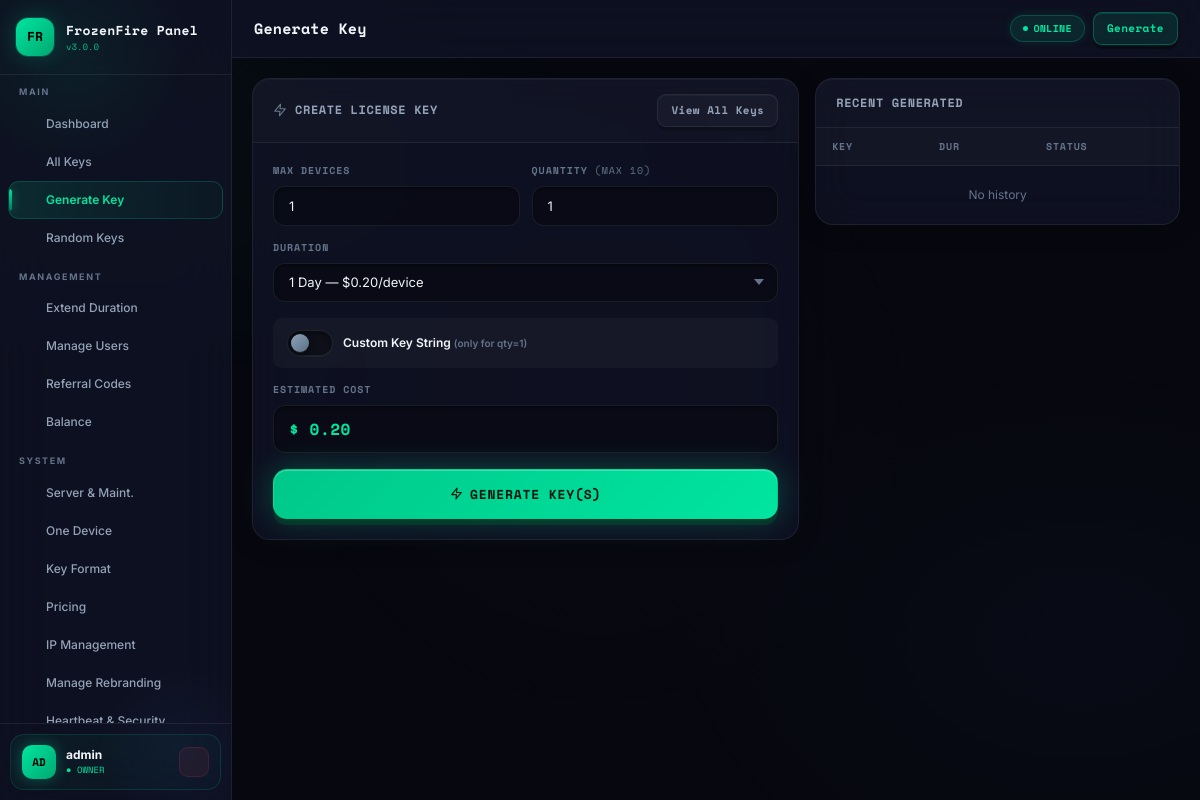
The app's page /generate.php (signed in) with its own data.
### tables this page shows
CREATE TABLE IF NOT EXISTS `panel_settings` (
  `id`         int(11)      NOT NULL AUTO_INCREMENT,
  `skey`       varchar(100) NOT NULL,
  `svalue`     text         DEFAULT NULL,
  `updated_at` datetime     NOT NULL DEFAULT CURRENT_TIMESTAMP ON UPDATE CURRENT_TIMESTAMP,
  PRIMARY KEY (`id`),
  UNIQUE KEY `skey` (`skey`)
);

### app/Config/db.php (called while the page is built, shortened)
<?php
class DB {
    private static ?DB $inst = null;
    private PDO $pdo;
    private function __construct() {
        $dsn = 'mysql:host='.DB_HOST.';dbname='.DB_NAME.';charset='.DB_CHARSET;
        try {
            $this->pdo = new PDO($dsn, DB_USER, DB_PASS, [
                PDO::ATTR_ERRMODE            => PDO::ERRMODE_EXCEPTION,
                PDO::ATTR_DEFAULT_FETCH_MODE => PDO::FETCH_OBJ,
                PDO::ATTR_EMULATE_PREPARES   => false,
            ]);
        } catch (PDOException $e) {
            http_response_code(500);
            die(json_encode(['ok'=>false,'msg'=>'DB connection failed']));
        }
    }
    public static function i(): self {
        if (!self::$inst) self::$inst = new self();
        return self::$inst;
    }
    public function q(string $sql, array $p = []): PDOStatement {
        $s = $this->pdo->prepare($sql);
        $s->execute($p);
        return $s;
    }
    public function one(string $sql, array $p = []): ?object {
        return $this->q($sql,$p)->fetch() ?: null;
    }
    public function all(string $sql, array $p = []): array {
        return $this->q($sql,$p)->fetchAll();
    }
}
function db(): DB { return DB::i(); }

### app/Helpers/security.php (called while the page is built, shortened)
<?php
require_once dirname(__DIR__).'/Config/db.php';
function getSetting(string $key, string $def=''): string {
    $r = db()->one("SELECT svalue FROM panel_settings WHERE skey=?",[$key]);
    return $r ? ($r->svalue ?? $def) : $def;
}

### generate.php (the view, shortened to what this page needs)
<?php
$pageTitle = 'Generate Key';
$activeNav = 'generate';
require_once __DIR__.'/app/Views/Layout/header.php';
$oneDevMode = getSetting('one_device_mode','0') === '1';
$maxCap     = max(1,(int)getSetting('max_devices_cap','10'));
$prices    = db()->all("SELECT * FROM prices ORDER BY hours ASC");
$genHistory= db()->all("SELECT * FROM keys_code WHERE registrator=? ORDER BY created_at DESC LIMIT 8",[$uname]);
?>
<div class="g-left">
  <div class="card">
    <div class="card-h">
      <span class="ct">
        <svg viewBox="0 0 24 24" width="14" height="14" stroke="currentColor" fill="none" stroke-width="2"><polygon points="13 2 3 14 12 14 11 22 21 10 12 10 13 2"/></svg>
        Create License Key
      </span>
      <a href="/keys.php" class="btn btn-ghost btn-sm">View All Keys</a>
    </div>
    <div class="card-b">
      <form method="POST" id="genForm">
        <div class="g2" style="gap:12px">
          <div class="fg" style="margin:0 0 14px">
            <label class="fl">Max Devices <?= $oneDevMode?'<span style="color:var(--warn)">(Locked: 1)</span>':'' ?></label>
            <input class="fi" type="number" name="max_devices" id="maxDevices" value="1" min="1" max="<?= $oneDevMode?'1':$maxCap ?>" <?= $oneDevMode?'readonly style="opacity:.5"':'' ?> oninput="updateEst()">
          </div>
          <?php if($ulevel <= 2): ?>
          <?php if($ulevel<=2): ?>
          <div class="fg" style="margin:0 0 14px">
            <label class="fl">Quantity <span style="color:var(--muted);font-weight:400">(Max 10)</span></label>
            <input class="fi" type="number" name="qty" id="qtyInp" value="1" min="1" max="10" oninput="updateEst()">
          </div>
          <?php else: ?>
          <input type="hidden" name="qty" value="1">
          <?php endif; ?>
          <?php else: ?>
          <input type="hidden" name="qty" id="qtyInp" value="1">
          <?php endif; ?>
        </div>
        <div class="fg">
          <label class="fl">Duration</label>
          <select class="fi" name="duration" id="durationSel" onchange="updateEst()">
            <?php foreach($prices as $pr): ?>
            <option value="<?= htmlspecialchars($pr->duration) ?>" data-price="<?= $pr->price ?>"><?= htmlspecialchars($pr->duration) ?> — $<?= $pr->price ?>/device</option>
            <?php endforeach; ?>
          </select>
        </div>
        <div style="padding:12px 14px;background:rgba(255,255,255,.03);border:1px solid var(--border);border-radius:9px;margin-bottom:14px;display:flex;align-items:center;justify-content:space-between">
          <div style="display:flex;align-items:center;gap:10px">
            <label class="tog"><input type="checkbox" id="custTog" name="is_custom" value="1" onchange="toggleCustom()"><span class="togsl"></span></label>
            <span style="font-size:12px;font-weight:600">Custom Key String <span style="color:var(--muted);font-size:10px">(only for qty=1)</span></span>
          </div>
        </div>
        <div class="fg">
          <label class="fl">Estimated Cost</label>
          <input class="fi fi-mono" id="estimation" readonly style="color:var(--acc);font-weight:800;font-size:16px">
        </div>
        <button type="submit" class="btn btn-acc btn-full">
          <svg viewBox="0 0 24 24" width="14" height="14" stroke="currentColor" fill="none" stroke-width="2"><polygon points="13 2 3 14 12 14 11 22 21 10 12 10 13 2"/></svg>
          GENERATE KEY(S)
        </button>
      </form>
    </div>
  </div>
  <div>
    <div class="card">
      <div class="card-h"><span class="ct">Recent Generated</span></div>
      <div class="tw"><table>
        <thead><tr><th>Key</th><th>Dur</th><th>Status</th></tr></thead>
        <tbody>
          <?php if(empty($genHistory)): ?>
          <tr><td colspan="3" style="text-align:center;padding:20px;color:var(--muted)">No history</td></tr>
          <?php else: foreach($genHistory as $h):
            $exp=$h->expired_date && strtotime($h->expired_date)<time();
          ?>
          <tr>
            <td>
              <div style="display:flex;align-items:center;gap:6px">
                <code style="font-size:10px"><?= substr(htmlspecialchars($h->user_key),0,14) ?>...</code>
                <button class="btn btn-ghost btn-xs" onclick="copyText('<?= htmlspecialchars($h->user_key) ?>','Key')" title="Copy">
                  <svg viewBox="0 0 24 24" width="10" height="10" stroke="currentColor" fill="none" stroke-width="2"><rect x="9" y="9" width="13" height="13" rx="2"/><path d="M5 15H4a2 2 0 0 1-2-2V4a2 2 0 0 1 2-2h9a2 2 0 0 1 2 2v1"/></svg>
                </button>
              </div>
            </td>
            <td style="font-family:var(--mono)"><?php $hh=(int)$h->duration; echo $hh<24?"{$hh}H":round($hh/24)."D"; ?></td>
            <td><?php
              if(!$h->status) echo '<span class="bx b-ban">Blocked</span>';
              elseif($exp) echo '<span class="bx b-exp">Expired</span>';
              elseif(!$h->device_count) echo '<span class="bx b-unused">Unused</span>';
              else echo '<span class="bx b-active">Active</span>';
            ?></td>
          </tr>
          <?php endforeach; endif; ?>
        </tbody>
      </table></div>
    </div>
  </div>
</div>
<?php require_once __DIR__.'/app/Views/Layout/footer.php'; ?>

### app/Views/Layout/header.php (shortened to what this page needs)
<?php
require_once dirname(dirname(__DIR__)).'/Config/db.php';
require_once dirname(dirname(__DIR__)).'/Helpers/security.php';
$panelName  = getSetting('panel_name','HB Panel');
$panelLogo  = getSetting('panel_logo','');
$maintMode  = getSetting('maintenance_mode','0') === '1';
$pageTitle  = $pageTitle ?? 'Dashboard';
$activeNav  = $activeNav ?? '';
$ulevel     = (int)($_SESSION['ulevel'] ?? 3);
$uname      = $_SESSION['uname'] ?? 'User';
$levelNames = [1=>'Owner',2=>'Admin',3=>'Reseller'];
$levelLabel = $levelNames[$ulevel] ?? 'User';
function ico($name) {
    return $icons[$name] ?? '';
}
$navItems = [
  'dashboard' => ['ico'=>ico('dashboard'),'label'=>'Dashboard',       'href'=>'/dashboard.php', 'min'=>3],
  'allkeys'   => ['ico'=>ico('keys'),     'label'=>'All Keys',         'href'=>'/keys.php',      'min'=>3],
  'generate'  => ['ico'=>ico('generate'), 'label'=>'Generate Key',     'href'=>'/generate.php',  'min'=>3],
  'genrandom' => ['ico'=>ico('random'),   'label'=>'Random Keys',      'href'=>'/genrandom.php', 'min'=>3],
  'extend'    => ['ico'=>ico('extend'),   'label'=>'Extend Duration',  'href'=>'/extend.php',    'min'=>2],
  'users'     => ['ico'=>ico('users'),    'label'=>'Manage Users',     'href'=>'/users.php',     'min'=>2],
  'referral'  => ['ico'=>ico('referral'), 'label'=>'Referral Codes',   'href'=>'/referral.php',  'min'=>2],
  'balance'   => ['ico'=>ico('balance'),  'label'=>'Balance',          'href'=>'/balance.php',   'min'=>2],
  'panelset'  => ['ico'=>ico('server'),   'label'=>'Server & Maint.',  'href'=>'/panelset.php',  'min'=>1],
  'onedevice' => ['ico'=>ico('onedevice'),'label'=>'One Device',       'href'=>'/onedevice.php', 'min'=>1],
  'keyformat' => ['ico'=>ico('keyformat'),'label'=>'Key Format',       'href'=>'/keyformat.php', 'min'=>1],
  'pricing'   => ['ico'=>ico('pricing'),  'label'=>'Pricing',          'href'=>'/pricing.php',   'min'=>1],
  'iplimit'   => ['ico'=>ico('iplimit'),  'label'=>'IP Management',    'href'=>'/iplimit.php',   'min'=>1],
  'rebranding' => ['ico'=>ico('lib'),      'label'=>'Manage Rebranding','href'=>'/manage_rebranding.php', 'min'=>1],
  'heartbeat'  => ['ico'=>ico('heartbeat'),'label'=>'Heartbeat & Security','href'=>'/heartbeat.php', 'min'=>1],
  'kicks'      => ['ico'=>ico('zap'),      'label'=>'Heartbeat Kicks',      'href'=>'/heartbeatkicks.php','min'=>1],
  'pkg_manager'=> ['ico'=>ico('keys'),      'label'=>'Package Manager',      'href'=>'/pkg_manager.php','min'=>1],
  'panelalert'  => ['ico'=>ico('telegram'), 'label'=>'Panel Alert',      'href'=>'/panelalert.php', 'min'=>1],
  'panelupdate' => ['ico'=>ico('update'),   'label'=>'Panel Update',     'href'=>'/panelupdate.php','min'=>1],
  'settings'  => ['ico'=>ico('settings'), 'label'=>'Settings',         'href'=>'/settings.php',  'min'=>1],
  'logs'      => ['ico'=>ico('logs'),     'label'=>'Activity Logs',    'href'=>'/logs.php',      'min'=>1],
];
?>
<!DOCTYPE html>
<html lang="en">
<head>
<link rel="stylesheet" href="/assets/css/panel.css?v=10">
</head>
<body>
<div class="app">
<nav class="sidebar" id="sidebar">
  <div class="sb-logo">
    <div class="logo-box <?= $panelLogo?'':'logo-box-default' ?>">
      <?php if($panelLogo): ?>
        <img src="<?= htmlspecialchars($panelLogo) ?>" alt="Logo" style="width:100%;height:100%;object-fit:cover;border-radius:10px">
      <?php else: ?>
        <?= strtoupper(substr($panelName,0,2)) ?>
      <?php endif; ?>
    </div>
    <div>
      <div class="logo-name"><?= htmlspecialchars($panelName) ?></div>
      <div class="logo-ver">v<?= getSetting('panel_version','3.0.0') ?></div>
    </div>
  </div>
  <div class="sb-nav">
    <div class="sb-sec">
      <span class="sb-lbl">Main</span>
      <?php foreach(['dashboard','allkeys','generate','genrandom'] as $k):
        $item=$navItems[$k]; if($ulevel>$item['min']) continue; ?>
      <a href="<?=$item['href']?>" class="ni <?=$activeNav===$k?'on':''?>">
        <span class="ni-ico"><?=$item['ico']?></span><?=$item['label']?>
      </a>
      <?php endforeach; ?>
    </div>
    <?php if($ulevel<=2): ?>
    <div class="sb-sec">
      <span class="sb-lbl">Management</span>
      <?php foreach(['extend','users','referral','balance'] as $k):
        $item=$navItems[$k]; if($ulevel>$item['min']) continue; ?>
      <a href="<?=$item['href']?>" class="ni <?=$activeNav===$k?'on':''?>">
        <span class="ni-ico"><?=$item['ico']?></span><?=$item['label']?>
      </a>
      <?php endforeach; ?>
    </div>
    <?php endif; ?>
    <?php if($ulevel===1): ?>
    <div class="sb-sec">
      <span class="sb-lbl">System</span>
      <?php foreach(['panelset','onedevice','keyformat','pricing','iplimit','rebranding','heartbeat','kicks','pkg_manager','panelalert','panelupdate','settings','logs'] as $k):
        $item=$navItems[$k]; ?>
      <a href="<?=$item['href']?>" class="ni <?=$activeNav===$k?'on':''?>">
        <span class="ni-ico"><?=$item['ico']?></span><?=$item['label']?>
      </a>
      <?php endforeach; ?>
    </div>
    <?php endif; ?>
  </div>
  <div class="sb-foot">
    <div class="uc">
      <div class="ua ua-<?=strtolower($levelLabel)?>"><?=strtoupper(substr($uname,0,2))?></div>
      <div style="flex:1;min-width:0">
        <div class="un"><?=htmlspecialchars($uname)?></div>
        <div class="ur ur-<?=strtolower($levelLabel)?>">● <?=strtoupper($levelLabel)?></div>
      </div>
      <a href="/logout.php" class="lout" title="Logout"><?=ico('logout')?></a>
    </div>
  </div>
</nav>
<div class="main">
  <div class="topbar">
    <div style="display:flex;align-items:center;gap:12px">
      <a href="/dashboard.php" style="text-decoration:none"><div class="pg-title" style="color:var(--text)"><?=htmlspecialchars($pageTitle)?></div></a>
    </div>
    <div class="topbar-r">
      <?php if($maintMode): ?>
        <span class="pill p-warn"><span class="dot"></span>MAINTENANCE</span>
      <?php else: ?>
        <span class="pill p-on"><span class="dot"></span>ONLINE</span>
      <?php endif; ?>
      <a href="/generate.php" class="btn btn-acc btn-sm"><?=ico('generate')?> Generate</a>
    </div>
  </div>
  <div class="content">

### records on screen
panel_settings: svalue "FR", svalue "FrozenFire Panel"
panel_settings: svalue "3.0.0"
panel_settings: max_devices "1"

### other values on screen
$item['label'] "Dashboard"
$item['label'] "All Keys"
$item['label'] "Generate Key"
$item['label'] "Random Keys"
$item['label'] "Extend Duration"
$item['label'] "Manage Users"
$item['label'] "Referral Codes"
$item['label'] "Balance"
$item['label'] "Server & Maint."
$item['label'] "One Device"
$item['label'] "Key Format"
$item['label'] "Pricing"
$item['label'] "IP Management"
$item['label'] "Manage Rebranding"
substr($uname,0,2) "AD"
